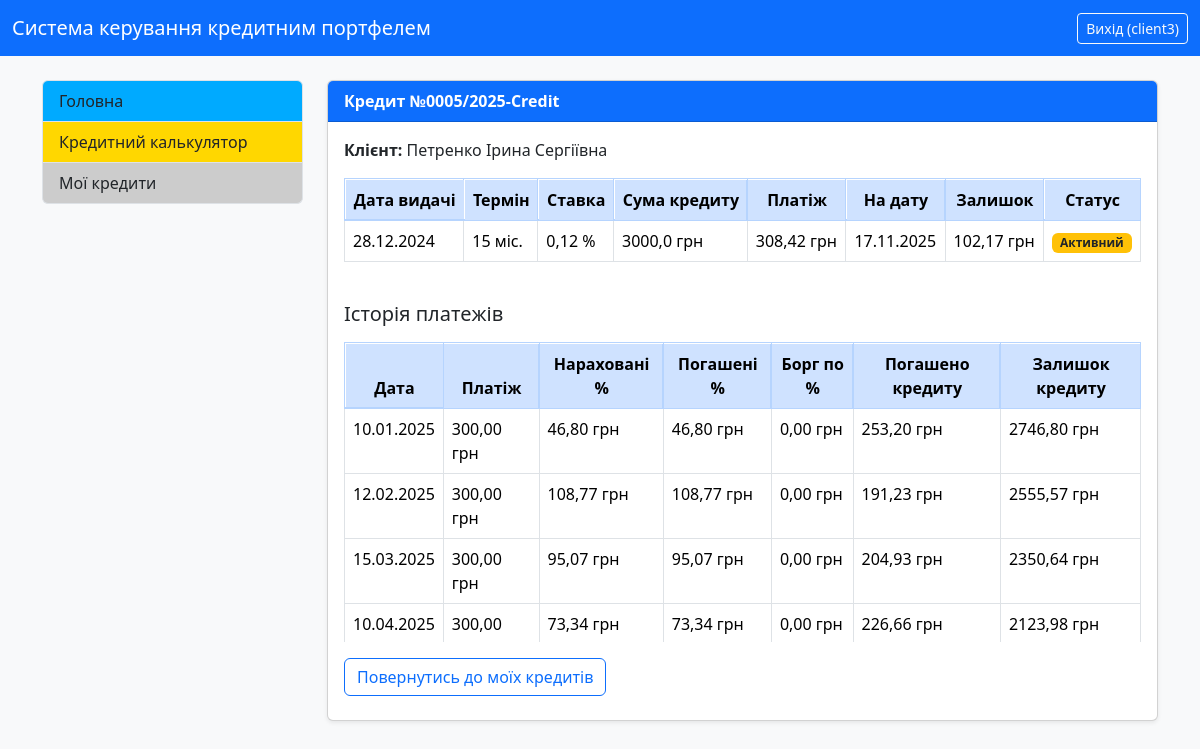
/credit/5/ (signed in), run on the app's committed database.
### credit_system/models.py (models this page shows, shortened)
class CustomUser(AbstractUser):
    ROLE_CHOICES = (
        ('admin', 'Адмін'),
        ('manager', 'Менеджер'),
        ('client', 'Клієнт'),
    )
    full_name = models.CharField(
        max_length=300,
        verbose_name="Повне ім'я",
        blank=True
    )
    role = models.CharField(
        max_length=10,
        choices=ROLE_CHOICES,
        default='client',
        verbose_name="Роль користувача"
    )
    middle_name = models.CharField(max_length=100, verbose_name="По батькові", blank=True)
    IPN = models.CharField(
        max_length=10,
        unique=True,
        verbose_name="ІПН",
        validators=[numeric_validator],
        null=True,
        blank=True
    )
    phone_number = models.CharField(max_length=20, verbose_name="Номер телефону", blank=True)
    address = models.CharField(max_length=255, verbose_name="Адреса", blank=True)
    date_of_birth = models.DateField(verbose_name="Дата народження", null=True, blank=True)
    SEX_CHOICES = (
        ('m', 'Чоловіча'),  # Значення в базі: 'm', Зображається: 'Чоловіча'
        ('w', 'Жіноча'),  # Значення в базі: 'w', Зображається: 'Жіноча'
    )
    sex = models.CharField(
        max_length=1,
        choices=SEX_CHOICES,
        default='m',
        verbose_name="Стать",
        blank=True,
        null=True
    )
    address_registration = models.CharField(max_length=255, verbose_name="Адреса прописки", blank=True)
    address_residential = models.CharField(max_length=255, verbose_name="Адреса проживання", blank=True)
    place_of_birth = models.CharField(max_length=255, verbose_name="Місце народження", blank=True)
    passport_series = models.CharField(max_length=2, verbose_name="Серія паспорту", blank=True)
    passport_number = models.CharField(max_length=10, verbose_name="Номер паспорту", blank=True)
    passport_vidan = models.CharField(max_length=255, verbose_name="Орган що видав паспорт", blank=True)
    passport_date = models.DateField(verbose_name="Дата видачі паспорта", null=True, blank=True)
    work_place = models.CharField(max_length=100, verbose_name="Місце роботи", blank=True)
    position = models.CharField(max_length=100, verbose_name="Посада", blank=True)
    notes = models.CharField(max_length=255, verbose_name="Нотатки", blank=True)
    def __str__(self):
        return self.full_name or self.username
    @property
    def is_manager(self):
        return self.role == 'manager' or self.is_superuser
    @property
    def is_client(self):
        return self.role == 'client'
    class Meta:
        verbose_name = "Користувач"
        verbose_name_plural = "Користувачі"
        ordering = ['last_name', 'first_name']

class Credit(models.Model):
    user = models.ForeignKey(CustomUser, on_delete=models.CASCADE, related_name='credits', verbose_name="Користувач")
    number = models.CharField(max_length=100, verbose_name="Номер кредиту", blank=True)
    number1 = models.IntegerField(verbose_name="Порядковий номер", null=True, blank=True)
    number2 = models.IntegerField(verbose_name="Рік видачі", null=True, blank=True)
    number3 = models.CharField(max_length=20, verbose_name="Постфікс/Підрозділ", blank=True)
    summa_credit = models.FloatField(verbose_name="Сума кредиту")
    percent = models.FloatField(verbose_name="Відсоткова ставка (%)")
    start_date = models.DateField(verbose_name="Дата видачі")
    srok_months = models.IntegerField(verbose_name="Термін (міс.)")
    day_of_pay = models.IntegerField(default=15, verbose_name="Плановий день оплати")
    purpose = models.CharField(max_length=255, verbose_name="Ціль кредиту", blank=True)
    note = models.TextField(verbose_name="Примітка", blank=True)
    ostatok = models.FloatField(verbose_name="Залишок кредиту")
    closed = models.BooleanField(default=False, verbose_name="Кредит закрит")
    last_pay_date = models.DateField(null=True, blank=True, verbose_name="Дата останнього платежу")
    dolg_percent = models.FloatField(default=0, verbose_name="Борг по оплаті %")
    plan_pay = models.FloatField(verbose_name="Плановий платіж", blank=True)
    class Meta:
        verbose_name = "Кредит"
        verbose_name_plural = "Кредити"
        unique_together = ('number1', 'number2')
        ordering = ['-number1', '-number2']

class Payment(models.Model):
    credit = models.ForeignKey(Credit, on_delete=models.CASCADE, related_name='payments', verbose_name="Кредит")
    date_pay = models.DateField(default=date.today, verbose_name="Дата платежу")
    summa_percent = models.DecimalField(max_digits=10, decimal_places=2, verbose_name="Нараховано %")
    pay = models.DecimalField(max_digits=10, decimal_places=2, verbose_name="Сума платежу")
    pog_summa_percent = models.DecimalField(max_digits=10, decimal_places=2, verbose_name="Погашено %")
    dolg_percent = models.DecimalField(default=0, max_digits=10, decimal_places=2, verbose_name="Борг по оплаті %")
    pog_credit = models.DecimalField(max_digits=10, decimal_places=2, verbose_name="Погашено кредиту")
    ostatok = models.DecimalField(max_digits=10, decimal_places=2, verbose_name="Залишок кредиту")
    ost_payment = models.DecimalField(max_digits=10, decimal_places=2, verbose_name="Залишок платежу")
    class Meta:
        verbose_name = "Платіж"
        verbose_name_plural = "Платежі"
        ordering = ['-date_pay']

### credit_system/views.py (the view)
# urls.py: path('credit/<int:pk>/', views.CreditDetailView.as_view(), name='credit_detail'),
class CreditDetailView(LoginRequiredMixin, DetailView):
    model = Credit
    template_name = 'credit_system/credit_detail.html'
    context_object_name = 'credit'
    def get_context_data(self, **kwargs):
        context = super().get_context_data(**kwargs)
        current_credit = context['credit']
        queryset = Payment.objects.filter(credit=current_credit).order_by('date_pay')
        if not (self.request.user.is_superuser or self.request.user.is_manager):
            queryset = queryset.filter(credit__user=self.request.user)
        return_to = self.request.GET.get('next')
        if return_to == 'client_detail' and (self.request.user.is_superuser or self.request.user.is_manager):
            context['return_to_client_detail'] = True
        else:
            context['return_to_client_detail'] = False
        context['payments'] = queryset
        return context

### credit_system/templates/credit_system/credit_detail.html (shortened to what this page needs)
{% extends "credit_system/base.html" %}
{% block content %}
{% load static %}
    <div class="card shadow-sm">
        <div class="card-header bg-primary text-white">
            <strong>Кредит №{{ credit.number }}</strong>
        </div>
        <div class="card-body">
            <p><strong>Клієнт:</strong> {{ credit.user }}</p>
            <div class="table-responsive mb-4">
                <table class="table table-bordered table-hover">
                    <thead class="table-primary text-center">
                        <tr>
                            <th>Дата видачі</th>
                            <th>Термін</th>
                            <th>Ставка</th>
                            <th>Сума кредиту</th>
                            <th>Платіж</th>
                            <th>На дату</th>
                            <th>Залишок</th>
                            <th>Статус</th>
                        </tr>
                    </thead>
                    <tbody>
                        <tr>
                            <td>{{ credit.start_date|date:"d.m.Y" }}</td>
                            <td>{{ credit.srok_months }} міс.</td>
                            <td>{{ credit.percent }} %</td>
                            <td>{{ credit.summa_credit }} грн</td>
                            <td>{{ credit.plan_pay }} грн</td>
                            <td>{{ credit.last_pay_date|date:"d.m.Y" }}</td>
                            <td>{{ credit.ostatok }} грн</td>
                            <td>
                            {% if credit.closed %}
                                <span class="badge bg-success">Закритий</span>
                            {% else %}
                                <span class="badge bg-warning text-dark">Активний</span>
                            {% endif %}
                            </td>
                        </tr>
                    </tbody>
                </table>
            </div>
            <h5 class="mb-3">Історія платежів</h5>
            <div class="table-responsive" style="max-height: 300px; overflow-y: auto; position: relative;">
                <table class="table table-bordered table-hover">
                    <thead class="table-primary text-center">
                        <tr>
                            <th>Дата</th>
                            <th>Платіж</th>
                            <th>Нараховані %</th>
                            <th>Погашені %</th>
                            <th>Борг по %</th>
                            <th>Погашено кредиту</th>
                            <th>Залишок кредиту</th>
                        </tr>
                    </thead>
                    <tbody>
                        {% for payment in payments %}
                            <tr>
                                <td>{{ payment.date_pay|date:"d.m.Y" }}</td>
                                <td>{{ payment.pay|floatformat:2 }} грн</td>
                                <td>{{ payment.summa_percent|floatformat:2 }} грн</td>
                                <td>{{ payment.pog_summa_percent|floatformat:2 }} грн</td>
                                <td>{{ payment.dolg_percent|floatformat:2 }} грн</td>
                                <td>{{ payment.pog_credit|floatformat:2 }} грн</td>
                                <td>{{ payment.ostatok|floatformat:2 }} грн</td>
                            </tr>
                        {% empty %}
                            <tr>
                                <td colspan="7">Платежі по цьому кредиту ще не надходили.</td>
                            </tr>
                        {% endfor %}
                    </tbody>
                </table>
            </div>
            <div class="d-flex flex-wrap align-items-center mt-3">
                {% if user.is_superuser or user.is_manager %}
                    {% with source=request.GET.source %}
                        {% if source == 'client_detail' %}
                            <a href="{% url 'client_detail' credit.user.pk %}?source={{ request.GET.list_source }}" class="btn btn-outline-primary me-2 mb-2">
                                Повернутись до картки клієнта
                            </a>
                        {% elif source == 'all_credits_list' %}
                            <a href="{% url 'all_credits_list' %}" class="btn btn-outline-primary me-2 mb-2">
                                Повернутись до списку кредитів
                            </a>
                        {% else %}
                            <a href="{% url 'all_credits_list' %}" class="btn btn-outline-primary me-2 mb-2">
                                Повернутись до списку кредитів
                            </a>
                        {% endif %}
                    {% endwith %}
                {% elif user.is_client %}
                    <a href="{% url 'user_credits_list' %}" class="btn btn-outline-primary me-2 mb-2">
                        Повернутись до моїх кредитів
                    </a>
                {% endif %}
            </div>
        </div>
    </div>
{% endblock %}

### credit_system/templates/credit_system/base.html (shortened to what this page needs)
{% load static %}
<!DOCTYPE html>
<html lang="uk">
<head>
    <link href="https://cdn.jsdelivr.net/npm/bootstrap@5.3.3/dist/css/bootstrap.min.css" rel="stylesheet">
    <link rel="stylesheet" href="{% static 'credit_system/style.css' %}">
</head>
<body class="bg-light">
<nav class="navbar navbar-expand-lg navbar-dark bg-primary">
  <div class="container-fluid">
    <a class="navbar-brand" href="{% url 'index' %}">Система керування кредитним портфелем</a>
    <div class="d-flex">
      {% if user.is_authenticated %}
        <form method="post" action="{% url 'logout' %}" class="d-inline">
          <button type="submit" class="btn btn-outline-light btn-sm">
            Вихід ({{ user.username }})
          </button>
        </form>
      {% else %}
        <a href="{% url 'login' %}" class="btn btn-outline-light btn-sm">Вхід</a>
      {% endif %}
    </div>
  </div>
</nav>
<div class="container mt-4">
  <div class="row">
    <div class="col-lg-3 mb-3">
      <div class="list-group">
        <a href="{% url 'index' %}" class="list-group-item list-group-item-action"  style="background-color: #00AAFF;">
          Головна
        </a>
        <a href="{% url 'credit_calculator' %}" class="list-group-item list-group-item-action"  style="background-color: #FFD700;">
          Кредитний калькулятор
        </a>
        {% if user.is_authenticated %}
            {% if user.is_superuser or user.is_manager %}
                <a href="{% url 'all_credits_list' %}" class="list-group-item list-group-item-action" style="background-color: #CCCCCC;">
                    Кредитний портфель
                </a>
                <a href="{% url 'all_clients_list' %}" class="list-group-item list-group-item-action" style="background-color: #CCCCCC;">
                    Список клієнтів
                </a>
                <a href="{% url 'admin:index' %}" class="list-group-item list-group-item-action list-group-item-action" style="background-color: #409040; color: white;">
                    Адмін-панель
                </a>
            {% elif user.is_client %}
                <a href="{% url 'user_credits_list' %}" class="list-group-item list-group-item-action" style="background-color: #CCCCCC;">
                    Мої кредити
                </a>
            {% endif %}
        {% endif %}
      </div>
    </div>
    <div class="col-lg-9">
      {% block content %}
      {% endblock %}
    </div>
  </div>
</div>
</body>
</html>

### credit_system/static/credit_system/style.css (style rules this page uses)
body { background-color: #f8f9fa; }
.table-responsive { max-height: 300px; overflow-y: auto; }
.table-responsive thead th { position: sticky; top: 0; background-color: #cfe2ff; z-index: 2; }
.card { overflow: visible !important; }
.table-responsive { max-height: 300px; overflow-y: auto; position: relative; }
.table.table-bordered { border-collapse: collapse; }
.table-responsive thead th { position: sticky; top: 0; z-index: 6; background-color: #cfe2ff; border: 1px solid #b6d4fe; box-shadow: inset 0 -1px 0 #b6d4fe, 0 1px 1px rgba(0,0,0,0.04); transform: translateZ(0); }
.table thead th { border-bottom: 2px solid #b6d4fe !important; }
.table tbody td { border: 1px solid #dee2e6; }
.table thead tr > th + th { box-shadow: -1px 0 0 #b6d4fe inset; }
.table-responsive thead { transform: translateZ(0); backface-visibility: hidden; will-change: transform; }
.table-responsive thead th { -webkit-font-smoothing: antialiased; -moz-osx-font-smoothing: grayscale; }

### data on the page
CustomUser: username "client3"
Credit: number "0005/2025-Credit", user "Петренко Ірина Сергіївна", start_date "28.12.2024", srok_months "15", percent "0,12", summa_credit "3000,0", plan_pay "308,42", last_pay_date "17.11.2025", ostatok "102,17"
Payment: date_pay "10.01.2025", pay "300,00", summa_percent "46,80", pog_summa_percent "46,80", dolg_percent "0,00", pog_credit "253,20", ostatok "2746,80"
Payment: date_pay "12.02.2025", pay "300,00", summa_percent "108,77", pog_summa_percent "108,77", dolg_percent "0,00", pog_credit "191,23", ostatok "2555,57"
Payment: date_pay "15.03.2025", pay "300,00", summa_percent "95,07", pog_summa_percent "95,07", dolg_percent "0,00", pog_credit "204,93", ostatok "2350,64"
Payment: date_pay "10.04.2025", pay "300,00", summa_percent "73,34", pog_summa_percent "73,34", dolg_percent "0,00", pog_credit "226,66", ostatok "2123,98"
